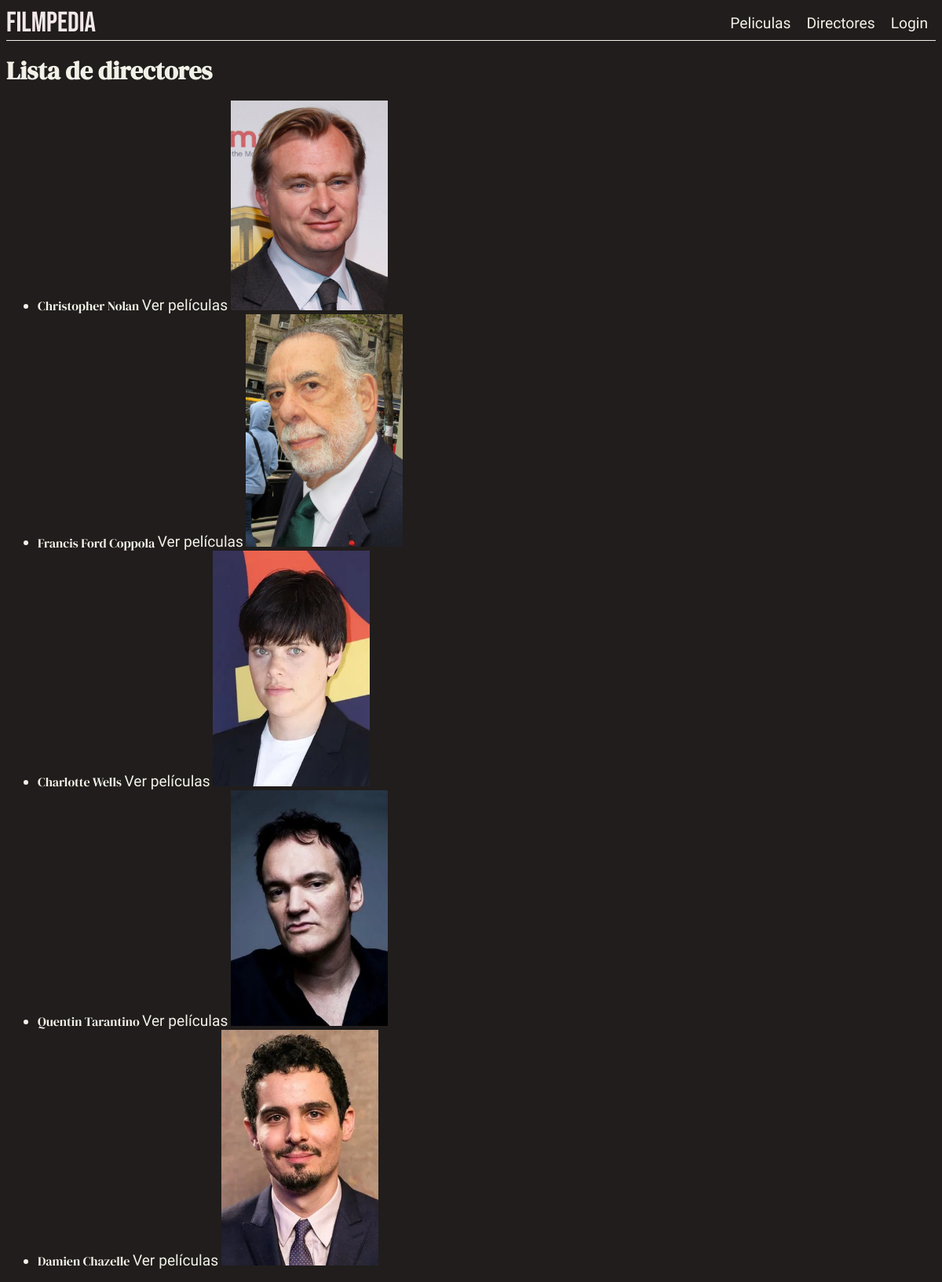
Page /verDirectores on the committed database.
### tables this page shows
CREATE TABLE `directores` (
  `id` int(11) NOT NULL,
  `nombre` varchar(255) NOT NULL,
  `imagen` varchar(50) NOT NULL
);

### app/views/director.view.php (called while the page is built, shortened)
<?php
    require_once 'app/controllers/director.controller.php';
    require_once 'app/models/director.model.php';
    class DirectorView {
        public function showDirectors($directores) {
            require_once 'templates/directors.phtml';
        }
    }

### app/controllers/director.controller.php (called while the page is built, shortened)
<?php
    require_once 'app/models/director.model.php';
    require_once 'app/views/director.view.php';
    class DirectorController {
        private $model;
        private $view;
        public function __construct() {
            $this->model = new DirectorModel();
            $this->view = new DirectorView();
        }
        public function showDirectors() {
            $directors = $this->model->getDirectors();
            $this->view->showDirectors($directors);
        }
    }

### app/models/director.model.php (called while the page is built, shortened)
<?php
require_once 'app/controllers/director.controller.php';
require_once 'app/views/director.view.php';
class DirectorModel
{
    private $db;
    public function __construct() {
        $this->db = new PDO('mysql:host=localhost;dbname=tpe;charset=utf8', 'root', '');
    }
    function getDirectors() {
        $query = $this->db->prepare('SELECT * FROM directores');
        $query->execute();
        return $query->fetchAll(PDO::FETCH_OBJ);
    }
}

### templates/directors.phtml (the view, shortened to what this page needs)
<?php require_once 'layout/header.phtml'; ?>
<h1>Lista de directores</h1>
<ul>
    <?php foreach ($directores as $director): ?>
        <li>
            <?= htmlspecialchars($director->nombre) ?>
            <a href="verPeliculasDirector/<?= $director->id ?>" class="a-animation">Ver películas</a>
            <img src="<?= htmlspecialchars($director->imagen) ?>" width="200" alt="Imagen del director">
        </li>
    <?php endforeach; ?>
</ul>

### css/style.css (style rules this page uses)
body { color: #F2F1E8; font-family: "DM Serif Display", sans-serif; background-color: #201d1c; }
h1 { margin: 0; }
a { font-family: "Rufina", sans-serif; text-decoration: none; color: #F2F1E8; font-size: 1.2em; font-weight: 400; position: relative; }
.a-animation::after { content: ''; position: absolute; bottom: -2px; left: 0; width: 0; height: 2px; background-color: #F2F1E8; transition: width 0.3s ease-in-out; }

### rows in the picture
directores: nombre "Christopher Nolan", imagen (picture)
directores: nombre "Francis Ford Coppola", imagen (picture)
directores: nombre "Charlotte Wells", imagen (picture)
directores: nombre "Quentin Tarantino", imagen (picture)
directores: nombre "Damien Chazelle", imagen (picture)
